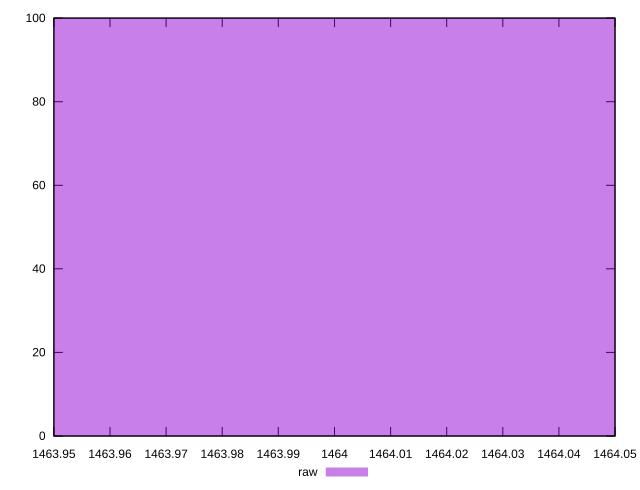

Source code (gnuplot):
reset
set terminal svg size 640, 490 enhanced background rgb 'white'
set output "reprap/uses-long-cache-ttl/samples/pages+cached+noexternal+nocss/raw/histogram.svg"

$raw <<EOF
1464 100
EOF

set key outside below
set boxwidth 0.1
set yrange [0:100]
set style fill transparent solid 0.5 noborder

plot \
  $raw title "raw" with boxes, \


reset
